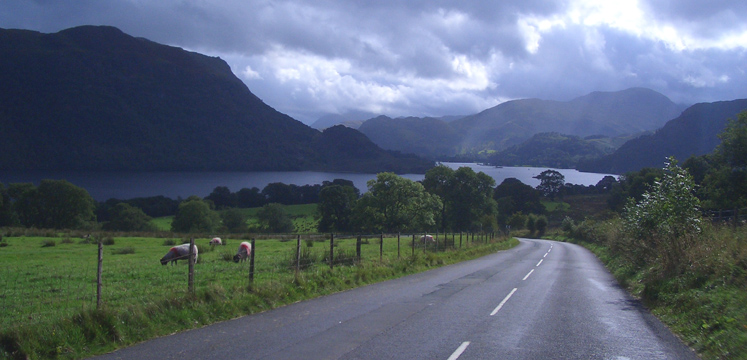
#> input picture img.jpg, 747 x 360 px
$ python kmeans.py
#> lines starting #> are read from the running program, lines starting #| are printed output that depends on the picture; after the words box and inside, x2 and y2 are one past the last pixel; in counts of white or black regions, pixels touching at a corner belong together
from PIL import Image
import numpy as np
import random


img = np.array(Image.open("img.jpg"))
#> img is the input picture: shape (360, 747, 3); mean R, G, B 88.2, 99.6, 114.9
test = np.zeros(img.shape)
runs = 100

k = 4
centroids = np.zeros((k, 3))
distances = np.zeros((k, img.shape[0], img.shape[1]))
labels = np.zeros((img.shape[0], img.shape[1]))


# creating the initial centroids
for i in range(0, k):
    random.seed()
    centroids[i] = img[int(random.random() * img.shape[0]), int(random.random() * img.shape[1])]
#> after the loop, centroids = [[46, 54, 56], [88, 106, 152], [36, 47, 69], [37, 49, 75]]


# K means algorithm
for r in range(0, runs):

    # calculate the distances
    for i in range(0, k):
        distances[i] = np.linalg.norm(img - centroids[i], axis=2)

    # find the labels for each point
    newLabels = np.argmin(distances, axis=0)

    if ((newLabels == labels).all()):  # break the loop if the clusters have converged
        break
    else:
        labels = newLabels
        # update the centroids
        for i in range(0, k):
            centroids[i] = np.mean(img[labels == i], axis=0)
#> after the loop, centroids = [[72.31, 86.03, 74.2], [173, 187.9, 227.8], [39.51, 48.58, 57.79], [107.8, 117.6, 149.5]]

img[newLabels == 0] = [255, 0, 0]
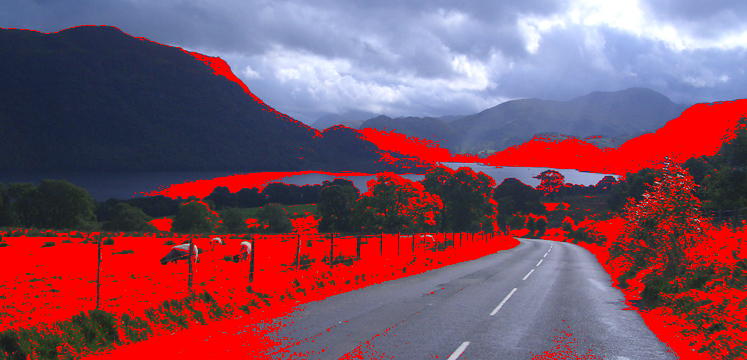
#> img: shape (360, 747, 3); mean R, G, B 129.9, 79.9, 98
img[newLabels == 1] = [0, 255, 0]
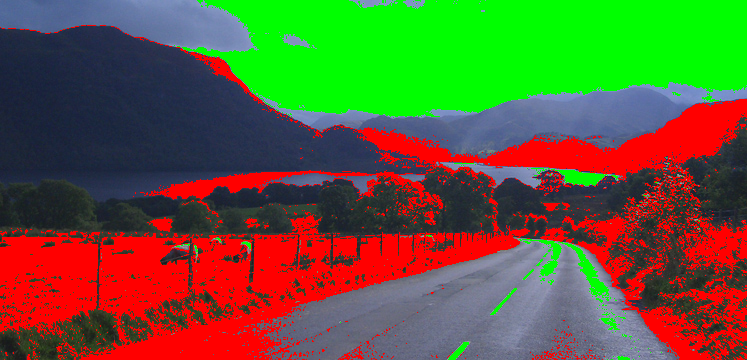
#> img: shape (360, 747, 3); 19.76% of pixels changed, all inside (x1, y1, x2, y2) = (174, 0, 747, 360)
img[newLabels == 2] = [0, 0, 255]
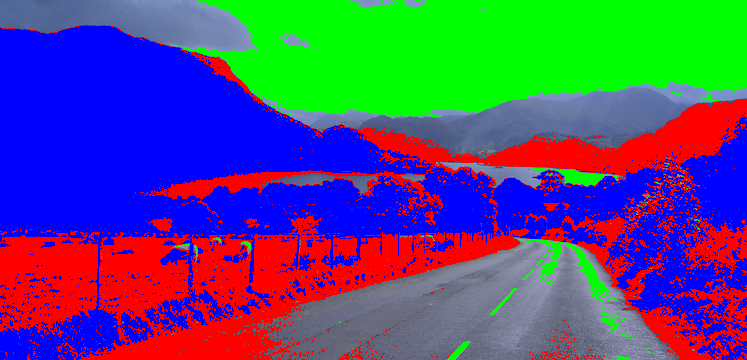
#> img: shape (360, 747, 3); mean R, G, B 81.5, 75.8, 123.6
img[newLabels == 3] = [0, 255, 255]
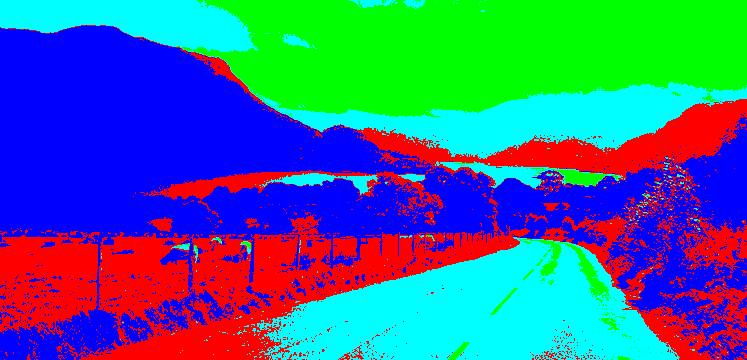
#> img: shape (360, 747, 3); mean R, G, B 58.3, 105.5, 146.3

Image.fromarray(img).save("out.png")
print("Done")
